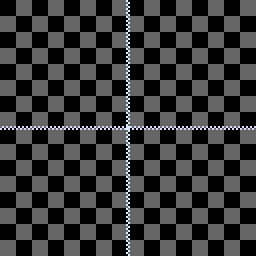
#> input picture lab.png, 256 x 256 px
$ python enlarge.py
#> lines starting #> are read from the running program, lines starting #| are printed output that depends on the picture
from PIL import Image
image_original = Image.open(input("素材文件路径: "))
#> the answer given: lab.png
#> image_original is the input picture: PIL image 256x256 RGBA; mean R, G, B, A 53.6, 53.8, 54.2, 255
width, height = image_original.size
#> width = 256; height = 256
enlarge = int(input("放大倍数: "))
#> the answer given: 3
image_original.resize((width * enlarge, height * enlarge), Image.NEAREST).save(input("生成文件路径: "))
#> the answer given: out.png
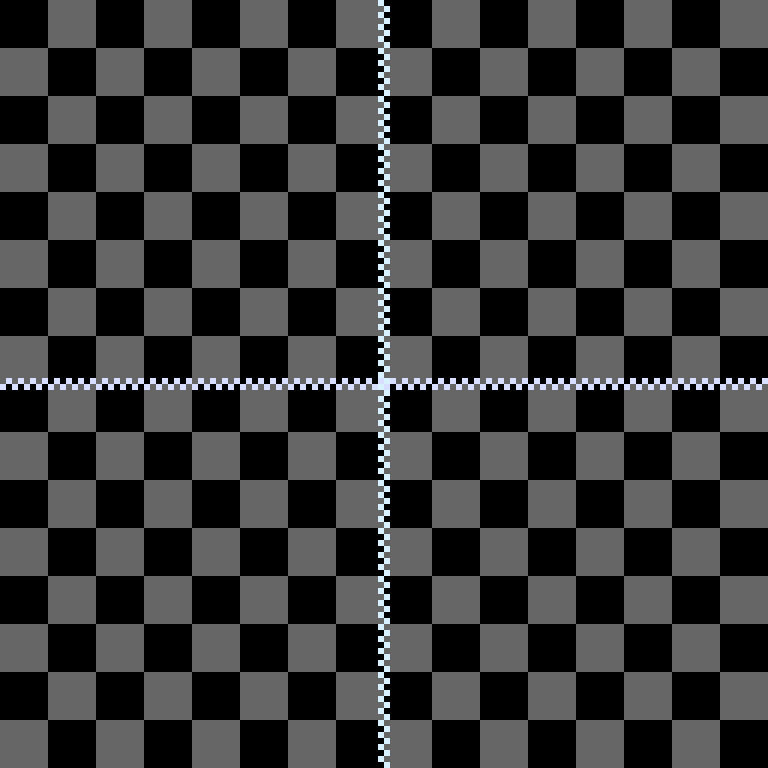
#> saved as out.png: PIL image 768x768 RGBA; mean R, G, B, A 53.6, 53.8, 54.2, 255
print("完成.")
